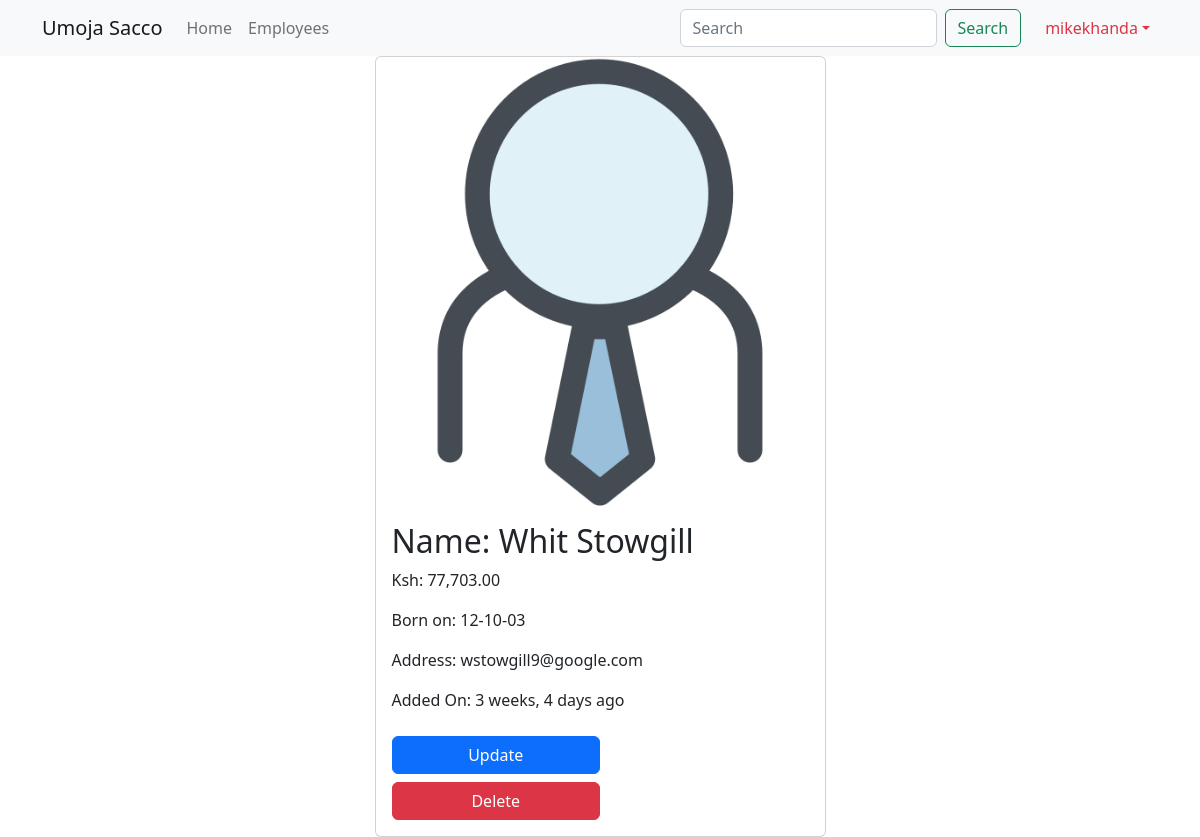
Page /employees/10 (signed in) on the committed database.
### main_app/models.py (models this page shows, shortened)
class Employee(models.Model):
    name = models.CharField(max_length=40)
    email = models.EmailField(unique=True)
    dob = models.DateField(null=True)
    salary = models.DecimalField(max_digits=7, decimal_places=2)
    disabled = models.BooleanField(default=False)
    profile = models.ImageField(upload_to=unique_img_name, null=True, default='employees/employee.png')
    created_at = models.DateTimeField(auto_now_add=True, null=True)  # Once during creation
    updated_at = models.DateTimeField(auto_now_add=True, null=True)  # Every time on update happens

### main_app/views.py (the view)
# urls.py: path('employees/<int:emp_id>', views.employee_details, name='details'),
@login_required
@permission_required('main_app.view_employee', raise_exception=True)
def employee_details(request, emp_id):
    employee = Employee.objects.get(pk=emp_id)  # SELECT * FROM employees WHERE id=1
    return render(request, "employee_details.html", {"employee": employee})

### templates/employee_details.html (shortened to what this page needs)
{% extends 'base_template.html' %}
{% load humanize %}
{% block content %}
    {% include 'navbar.html' %}
    <div class="container center">
        <div class="row justify-content-center">
            <div class="col-sm-5">
                <div class="card">
                    {% if employee.profile %}
                        <img src="{{ employee.profile.url }}" alt="" class="card-img-top">
                    {% endif %}
                    <div class="card-body">
                        <h2 class="card-title">Name: {{ employee.name }}</h2>
                        <p class="card-text">Ksh: {{ employee.salary | intcomma }}</p>
                        <p class="card-text">Born on: {{ employee.dob | date:'d-m-y' }}</p>
                        <p class="card-text">Address: {{ employee.email }}</p>
                        <p class="card-text">Added On: {{ employee.created_at | naturaltime }}</p>
                        {% if perms.main_app.delete_employee %}
                            <a href="{% url 'update' employee.id %}" class="btn btn-primary w-50 mt-2">Update</a>
                        {% endif %}
                        {% if perms.main_app.change_employee %}
                            <a href="{% url 'delete' employee.id %}" class="btn btn-danger w-50 mt-2">Delete</a>
                        {% endif %}
                    </div>
                </div>
            </div>
        </div>
    </div>
{% endblock %}

### templates/navbar.html (shortened to what this page needs)
<nav class="navbar sticky-top navbar-expand-lg bg-light">
    <div class="container">
        <a class="navbar-brand" href="{% url 'home' %}">Umoja Sacco</a>
        <div class="collapse navbar-collapse" id="navbarTogglerDemo02">
            <ul class="navbar-nav me-auto mb-2 mb-lg-0">
                <li class="nav-item">
                    <a class="nav-link  {% if "/" == request.path %} active {% endif %}" aria-current="page"
                       href="{% url 'home' %}">Home</a>
                </li>
                <li class="nav-item">
                    <a class="nav-link  {% if "/employees" == request.path %} active {% endif %}"
                       href="{% url 'all' %}">Employees</a>
                </li>
            </ul>
            <form class="d-flex" role="search" method="get" action="{% url 'search' %}">
                <input class="form-control me-2" name="search_word" type="search" placeholder="Search"
                       aria-label="Search">
                <button class="btn btn-outline-success" type="submit">Search</button>
            </form>
            <ul class="navbar-nav ms-3 mb-2 mb-lg-0">
                <li class="nav-item dropdown">
                    <a class="nav-link dropdown-toggle text-danger" href="#" role="button"
                       data-bs-toggle="dropdown">{{ user.username }}</a>
                </li>
            </ul>
        </div>
    </div>
</nav>

### rows in the picture
Employee: profile (picture), name "Whit Stowgill", salary "77,703.00", dob "12-10-03", email "wstowgill9@google.com", created_at "3 weeks, 4 days ago"

### other values in the picture
{{ user.username }} "mikekhanda"
